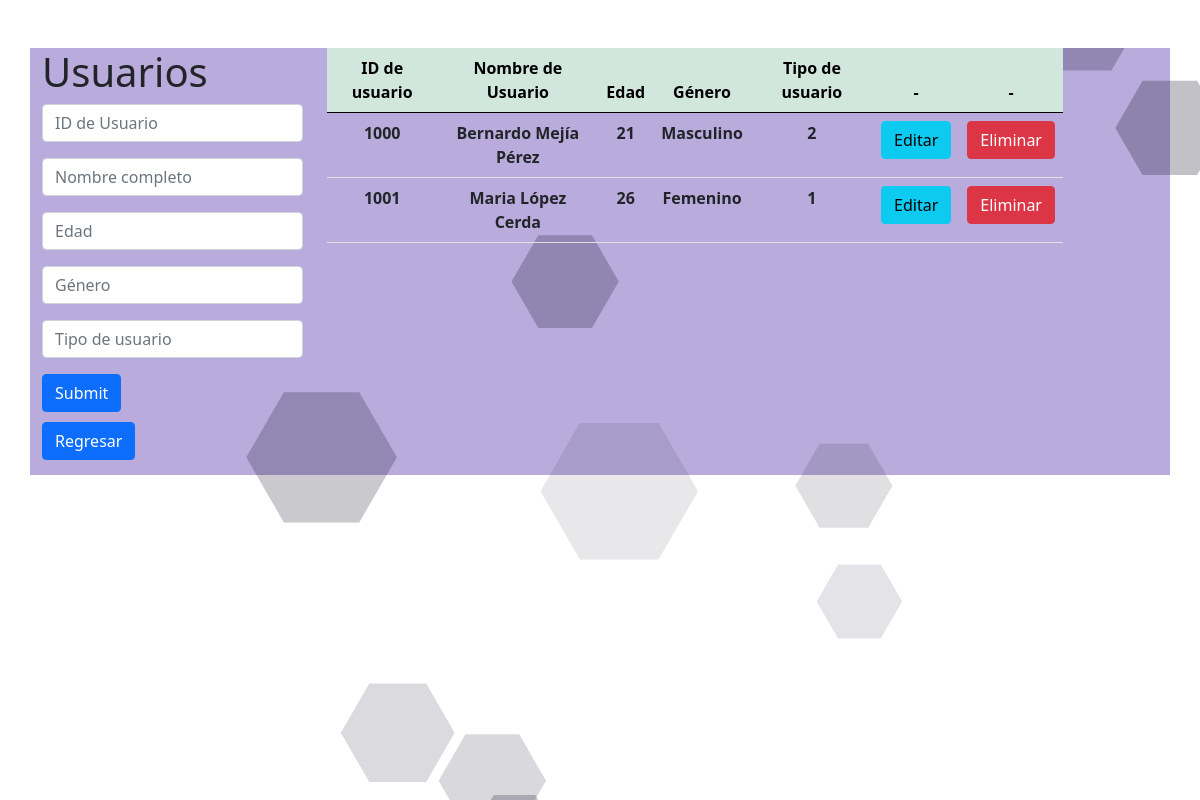
Screenshot of /usuarios/index.php (signed in) with the database file from the repository.
### tables this page shows
CREATE TABLE `usuarios` (
  `idUsuario` int(10) unsigned NOT NULL,
  `Nombre_Usuario` varchar(45) DEFAULT NULL,
  `Edad` int(3) DEFAULT NULL,
  `Genero` varchar(10) DEFAULT NULL,
  `tipo_usuario` tinyint(2) DEFAULT 1,
  PRIMARY KEY (`idUsuario`)
);

### usuarios/index.php (the view, shortened to what this page needs)
<?php
    $con=conectar();
    $sql="SELECT *  FROM usuarios";
    $query=mysqli_query($con,$sql);
?>
<!DOCTYPE html>
<html lang="es">
    <head>
        <link href="./style/estilos_categoria.css" rel="stylesheet">
        <link rel="stylesheet" href="../scripts/particles/css/estilos.css">
        <link href="https://cdn.jsdelivr.net/npm/bootstrap@5.0.0-beta1/dist/css/bootstrap.min.css" rel="stylesheet">
    </head>
    <body>
        <div class="container mt-5">
            <div id="particles-js"></div>
                    <div class="row">
                        <div class="col-md-3">
                            <h1>Usuarios</h1>
                                <form action="insertar.php" method="POST">
                                    <input type="text" class="form-control mb-3" name="idUsuario" placeholder="ID de Usuario" required>
                                    <input type="text" class="form-control mb-3" name="Nombre_Usuario" placeholder="Nombre completo" required>
                                    <input type="number" class="form-control mb-3" name="Edad" placeholder="Edad" required>
                                    <input type="text" class="form-control mb-3" name="Genero" placeholder="Género" required>
                                    <input type="text" class="form-control mb-3" name="tipo_usuario" placeholder="Tipo de usuario" required>
                                    <input type="submit" class="btn btn-primary">
                                </form>
                                <a href="../principal.php"><button class="btn btn-primary return">Regresar</button></a>
                        </div>
                        <div class="col-md-8">
                            <table class="table" >
                                <thead class="table-success table-striped" >
                                    <tr class="center">
                                        <th>ID de usuario</th>
                                        <th>Nombre de Usuario</th>
                                        <th>Edad</th>
                                        <th>Género</th>
                                        <th>Tipo de usuario</th>
                                        <th>-</th>
                                        <th>-</th>
                                    </tr>
                                </thead>
                                <tbody>
                                        <?php
                                            while($row=mysqli_fetch_array($query)){
                                        ?>
                                            <tr class="center">
                                                <th><?php  echo $row['idUsuario']?></th>
                                                <th><?php  echo $row['Nombre_Usuario']?></th>
                                                <th><?php  echo $row['Edad']?></th>
                                                <th><?php  echo $row['Genero']?></th>
                                                <th><?php  echo $row['tipo_usuario']?></th>
                                                <th><a href="actualizar.php?id=<?php echo $row['idUsuario'] ?>" class="btn btn-info">Editar</a></th>
                                                <th><a href="delete.php?id=<?php echo $row['idUsuario'] ?>" class="btn btn-danger">Eliminar</a></th>
                                            </tr>
                                        <?php
                                            }
                                        ?>
                                </tbody>
                            </table>
                        </div>
                    </div>
            </div>
    </body>
</html>

### usuarios/style/estilos_categoria.css (style rules this page uses)
body { padding: 0; margin: 0; box-sizing: border-box; }
.container { background-color: rgba(59, 20, 156, 0.356); padding: 0px 5px 5px 5px; position: relative; z-index: 99; }
.return { margin-top: 10px; margin-bottom:10px; }
.center { text-align: center; }

### scripts/particles/css/estilos.css (style rules this page uses)
* { margin: 0; padding: 0; box-sizing: border-box; }
body { background-color:#000; color: #fff; font-size: 18px; font-family: 'Lato', sans-serif; font-weight: 300; }
#particles-js { height: 100vh; width: 100%; position: fixed; z-index: -1; }

### rows the page displays
usuarios: idUsuario "1000", Nombre_Usuario "Bernardo Mejía Pérez", Edad "21", Genero "Masculino", tipo_usuario "2"
usuarios: idUsuario "1001", Nombre_Usuario "Maria López Cerda", Edad "26", Genero "Femenino", tipo_usuario "1"
